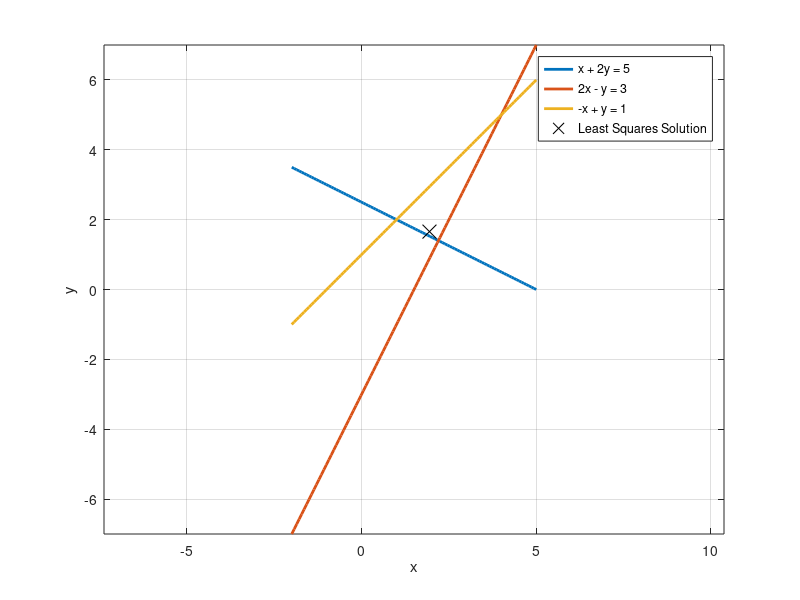
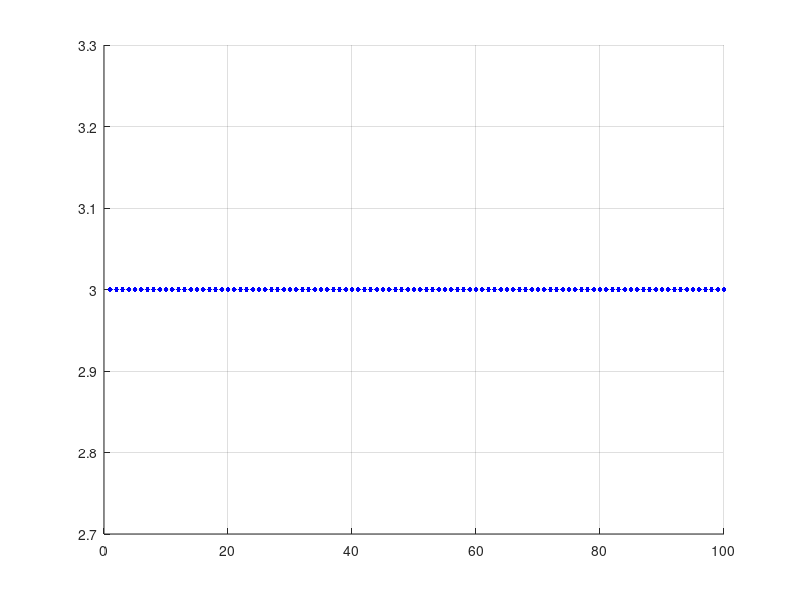

The MATLAB source for these figures, in order: (Note: this script raises an error after producing the figures.)
% EN.525.645.82.SP25 Homework 7
% Brian Caskey 

%% 7.1.1
% Solve a 3 x 3 system of simultaneous linear equations that you invent, 
% using Cramer’s rule by hand.  If you know how to invert a matrix by hand,
% or if you have the software that is capable of matrix inversion, use that
% technique as well. Then, check your results, by hand.

clear,clc

% Coefficient matrices
A = [2 1 -1;
    -3 -1 2;
    -2 1 2];

b = [8; -11; -3];

% determinant of A
detA = det(A);

% replace each column of A with b to get Ax, Ay, Az
Ax = A; Ax(:,1) = b;
Ay = A; Ay(:,2) = b;
Az = A; Az(:,3) = b;

% compute determinants
detAx = det(Ax);
detAy = det(Ay);
detAz = det(Az);

% apply Cramer's Rule
x = detAx / detA;
y = detAy / detA;
z = detAz / detA;

% display 
fprintf('x = %f\n', x);
fprintf('y = %f\n', y);
fprintf('z = %f\n', z);


%% 7.2.1 
% Invent a system of three equations in two unknowns. Graph the equations 
% and find the least squares solution. Plot the solution on your graph.

% my equations are: 
%     x + 2y = 5
%    2x -  y = 3
%    -x +  y = 1

% Define the system
A = [ 1  2; 
      2 -1; 
     -1  1];

b = [5; 
     3; 
     1];

% solve using least squares
x_ls = (A' * A)^-1 * A' * b;  

% vals to plot
x = linspace(-2, 5, 100);

% solve for y vals for plot (after re-arranging equations above)
y1 = (5 - x)/2;
y2 = (2*x - 3);
y3 = (1 + x);

% plot
figure;
plot(x, y1, 'LineWidth', 2); hold on;
plot(x, y2, 'LineWidth', 2);
plot(x, y3, 'LineWidth', 2);

% plot least squares solution
plot(x_ls(1), x_ls(2), 'kx', 'MarkerSize', 10);

legend('x + 2y = 5', '2x - y = 3', '-x + y = 1', 'Least Squares Solution');
xlabel('x'); ylabel('y');
grid on;
axis equal;

fprintf('X = %f\n', x_ls(1));
fprintf('Y = %f\n', x_ls(2));

%% 7.2.2 
% Using the example in the presentation, compute the coordinates x1, y1 by
% differentiating the expression for the sum of the squares of the 
% distances to each of the three lines.

A = [ 3 -1; 
     -1 3];
b = [4;
     2];

x_lsq = A^-1 * b

%% 7.3.1 
% Using random numbers, and setting the deterministic error to zero, 
% simulate equations 3.1 through 3.6 of the text.

clear,clc

% reset random number generator for repeatable results
rng('default');

% problem assumptions
i      = 1:100;             % steps to run
N      = numel(i);
eta_di = zeros(1,N); % deterministic error to 0

% truth data
x_a = 3.0 * ones(1, N);

% compute random measurement variation
mean_eta_i_1 = 0;
std_eta_i_1  = 1;
eta_i_1  = mean_eta_i_1 + std_eta_i_1 .* randn(1,N);

% eq 3.1
x_i = x_a + eta_di + eta_i_1;

% eq 3.3
% The best estimate of position in this case is the average of the measurements
x_hat_N = 1/N * sum(x_i);

% where the standard deviation of the error in the estimated position 
delta_x_hat_N = x_hat_N - x_a; % eq 3.4

% is the standard deviation of the random error sigma_eta divided by the
% square root of the number of measurements
sigma_delta_x_hat_N = std_eta_i_1 / (sqrt(N));

% hence, the sequence of measurements can be processed to obtain and
% ever-improving estiamte of the vehicles position. To avoid storing all
% past measurements, the Nth estimate can be written in the recursive form:

x_hat_iN = zeros(1,N);
for iN = 1:N-1
    x_hat_iN(iN+1) = ((iN - 1)/iN) * x_hat_iN(iN) + x_i(iN)/iN;
end


% plot!
figure(); hold on; grid on;
plot(x_a, 'b.', 'MarkerSize', 10); lgnd(1) = "Truth Measurements";
plot(x_i, 'r.', 'MarkerSize', 7); lgnd(end+1) = "Position Measurements";

c="#A2142F";
lw = 1.5;
yline(x_hat_N, 'Color', c, 'LineWidth', lw); lgnd(end+1) = "Measurement Average";
yline(x_hat_N+sigma_delta_x_hat_N, '--', 'Color', c, 'LineWidth', lw); lgnd(end+1) = "Measurement Average 1-σ";
yline(x_hat_N+-1*sigma_delta_x_hat_N, '--', 'Color', c, 'LineWidth', lw); lgnd(end+1) = "";

plot(x_hat_iN, ':', 'Color', c, 'LineWidth', lw); lgnd(end+1) = "Recursive form";

legend(lgnd)

%% 7.3.2
% Extend this to simulation of equations 3.7 to 3.11. Make the simulated 
% errors in one set of measurements significantly larger than those in the 
% other, thus illustrating that inclusion of measurements with low weights 
% is in principle helpful, but in practice is not always worth doing

% compute random measurement variation
mean_eta_i_2 = 0;
std_eta_i_2  = 20;
eta_i_2  = mean_eta_i_2 + std_eta_i_2 .* randn(1,N);

% eq 3.1
x_i_2 = x_a + eta_di + eta_i_2;

% eq 3.3
% The best estimate of position in this case is the average of the measurements
x_hat_N2 = 1/N * sum(x_i_2);

% compute weights - eq 3.8
D_N = std_eta_i_1^2 + std_eta_i_2^2;
lambda_1 = std_eta_i_2^2 / D_N;
lambda_2 = std_eta_i_1^2 / D_N;

% compute best estimate
x_bar_N   = lambda_1 * x_hat_N + lambda_2*x_hat_N2;
x_bar_var =  std_eta_i_1^2* std_eta_i_2^2 / D_N;

% plot!
figure(); hold on; grid on; clear lgnd
plot(x_a, 'b.', 'MarkerSize', 10); lgnd(1) = "Truth";
plot(x_i, 'r.', 'MarkerSize', 7); lgnd(end+1) = "Position Measurements set 1";
plot(x_i_2, 'rx', 'MarkerSize', 7); lgnd(end+1) = "Position Measurements set 2";

c="#A2142F";
lw = 1.5;
yline(x_bar_N, 'Color', c, 'LineWidth', lw); lgnd(end+1) = "Best Estimate via WLSq";
yline(x_hat_N+sqrt(x_bar_var), '--', 'Color', c, 'LineWidth', lw); lgnd(end+1) = "1-σ";
yline(x_hat_N+-1*sqrt(x_bar_var), '--', 'Color', c, 'LineWidth', lw); lgnd(end+1) = "";

legend(lgnd)
 

